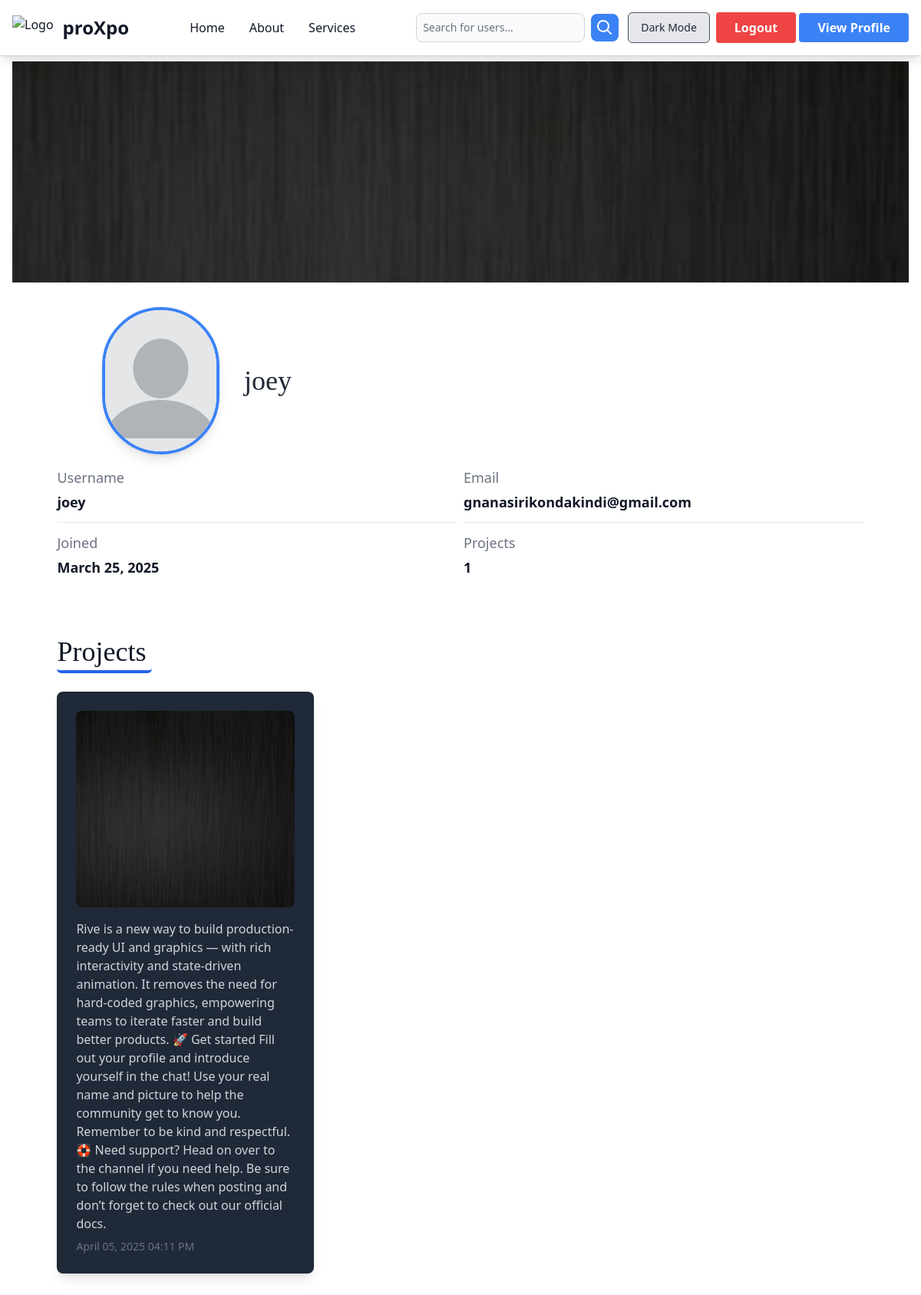
/tweet/profile/joey/ (signed in), run on the app's committed database.
### tweet/models.py (models this page shows, shortened)
class Project(models.Model):
    user = models.ForeignKey(User, on_delete=models.CASCADE)
    name = models.CharField(max_length=255, blank=False, null=False, default="")
    text = models.TextField()
    image = models.ImageField(upload_to='photos/', blank=True, null=True)
    project_type = models.CharField(max_length=50, choices=PROJECT_TYPE_CHOICES, default='Personal Project')  # ← NEW FIELD
    created_at = models.DateTimeField(auto_now_add=True)
    updated_at = models.DateTimeField(auto_now=True)

### tweet/views.py (the view)
# urls.py: path('profile/<str:username>/', views.user_profile, name='user_profile'),
@login_required
def user_profile(request, username):
    user = get_object_or_404(User, username=username)
    profile, created = UserProfile.objects.get_or_create(user=user)
    projects = Project.objects.filter(user=user).order_by('-created_at')
    if request.method == 'POST':
        form = ProfilePictureForm(request.POST, request.FILES, instance=profile)
        if form.is_valid():
            form.save()
            return redirect('user_profile', username=user.username)
    else:
        form = ProfilePictureForm(instance=profile)
    return render(request, 'profile.html', {
        'user': user,
        'profile': profile,
        'projects': projects,
        'form': form,
    })

### tweet/forms.py
class ProfilePictureForm(forms.ModelForm):
    class Meta:
        model = UserProfile
        fields = ['profile_picture', 'background_picture', 'linkedin_url']
        widgets = {
            'linkedin_url': forms.URLInput(attrs={'class': 'w-full p-2 border rounded-lg'})
        }

### tweet/templates/profile.html (shortened to what this page needs)
{% extends "layout.html" %}
{% load static %}
{% block content %}
<section class="w-full overflow-hidden dark:bg-gray-900">
    <div class="flex flex-col">
        <div class="relative w-full xl:h-[20rem] lg:h-[18rem] md:h-[16rem] sm:h-[14rem] h-[11rem]">
            {% if profile.background_picture %}
                <img src="{{ profile.background_picture.url }}"
                     alt="Cover"
                     class="w-full h-full object-cover">
            {% else %}
                <img src="{% static "images/defaultcImage.jpg" %}"
                     alt="Default Cover"
                     class="w-full h-full object-cover">
            {% endif %}
        </div>
        <div class="sm:w-[80%] w-[90%] mx-auto flex items-center mt-8 mb-6">
            <div class="relative">
                {% if profile.profile_picture %}
                    <img src="{{ profile.profile_picture.url }}"
                        alt="Profile"
                        class="rounded-full lg:w-[12rem] lg:h-[12rem] md:w-[10rem] md:h-[10rem] sm:w-[8rem] sm:h-[8rem] w-[7rem] h-[7rem] object-cover border-4 border-blue-500 shadow-lg">
                {% else %}
                    <img src= "{% static "images/defaultProfile.png" %}"
                        alt="Default Profile"
                        class="rounded-full lg:w-[12rem] lg:h-[12rem] md:w-[10rem] md:h-[10rem] sm:w-[8rem] sm:h-[8rem] w-[7rem] h-[7rem] object-cover border-4 border-blue-500 shadow-lg">
                {% endif %}
            </div>
            <h1 class="w-full text-left my-4 sm:mx-4 pl-4 text-gray-800 dark:text-white lg:text-4xl md:text-3xl sm:text-3xl text-xl font-serif">
                {{ user.username }}
            </h1>
        </div>
        <div class="xl:w-[80%] lg:w-[90%] md:w-[90%] sm:w-[92%] w-[90%] mx-auto flex flex-col gap-4 items-center relative lg:-top-8 md:-top-6 -top-4">
            <div class="w-full my-auto py-6 flex flex-col justify-center gap-2">
                <div class="w-full flex sm:flex-row flex-col gap-2 justify-center">
                    <div class="w-full">
                        <dl class="text-gray-900 divide-y divide-gray-200 dark:text-white dark:divide-gray-700">
                            <div class="flex flex-col pb-3">
                                <dt class="mb-1 text-gray-500 md:text-lg dark:text-gray-400">Username</dt>
                                <dd class="text-lg font-semibold">{{ user.username }}</dd>
                            </div>
                            <div class="flex flex-col py-3">
                                <dt class="mb-1 text-gray-500 md:text-lg dark:text-gray-400">Joined</dt>
                                <dd class="text-lg font-semibold">{{ user.date_joined|date:"F d, Y" }}</dd>
                            </div>
                        </dl>
                    </div>
                    <div class="w-full">
                        <dl class="text-gray-900 divide-y divide-gray-200 dark:text-white dark:divide-gray-700">
                            <div class="flex flex-col pb-3">
                                <dt class="mb-1 text-gray-500 md:text-lg dark:text-gray-400">Email</dt>
                                <dd class="text-lg font-semibold min-h-[1.5rem]">
                                    {% if user.email %}
                                        {{ user.email }}
                                    {% else %}
                                        <span class="text-gray-400">Not provided</span>
                                    {% endif %}
                                </dd>
                            </div>
                            <div class="flex flex-col pt-3">
                                <dt class="mb-1 text-gray-500 md:text-lg dark:text-gray-400">Projects</dt>
                                <dd class="text-lg font-semibold">{{ projects.count }}</dd>
                            </div>
                        </dl>
                    </div>
                </div>
                <div class="my-10 w-full">
                    <h1 class="w-fit font-serif my-4 pb-1 pr-2 rounded-b-md border-b-4 border-blue-600 dark:border-yellow-600 dark:text-white lg:text-4xl md:text-3xl text-xl">
                        Projects
                    </h1>
                    {% if projects %}
                    <div class="grid grid-cols-1 sm:grid-cols-2 lg:grid-cols-3 gap-6 mt-6">
                        {% for project in projects %}
                        <a href="{% url 'index' project.id %}" class="block">
                            <div class="bg-gray-800 text-white rounded-lg shadow-lg p-6 border border-transparent hover:border-yellow-300 transition duration-300">
                                {% if project.image %}
                                <img src="{{ project.image.url }}"
                                     alt="Project Image"
                                     class="w-full h-64 object-cover rounded-lg mb-4">
                                {% endif %}
                                <p class="text-gray-300">{{ project.text }}</p>
                                <p class="text-sm text-gray-500 mt-2">
                                    {{ project.created_at|date:"F d, Y h:i A" }}
                                </p>
                            </div>
                        </a>
                        {% endfor %}
                    </div>
                    {% else %}
                    <p class="text-gray-400 mt-4">No projects to display.</p>
                    {% endif %}
                </div>
            </div>
        </div>
    </div>
</section>
{% endblock %}

### data on the page
Project: image (placeholder picture), text "Rive is a new way to build production-ready UI and graphics — with rich interactivity and state-driven animation. It removes the need for hard-coded graphics, empowering teams to iterate faster and build better products. 🚀 Get started Fill out your profile and introduce yourself in the chat! Use your real name and picture to help the community get to know you. Remember to be kind and respectful. 🛟 Need support? Head on over to the channel if you need help. Be sure to follow the rules when posting and don’t forget to check out our official docs.", created_at "April 05, 2025 04:11 PM"

### other printed values
{{ user.username }} "joey"
{{ user.date_joined|date:"F d, Y" }} "March 25, 2025"
{{ user.email }} "gnanasirikondakindi@gmail.com"
{{ projects.count }} "1"
